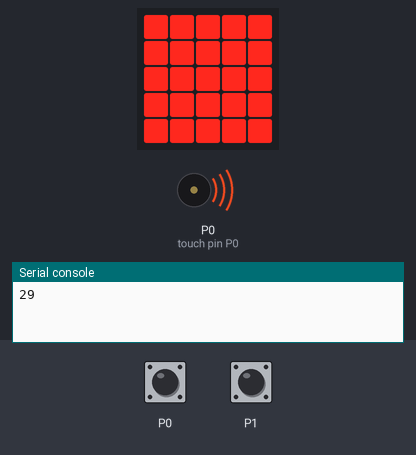
Simulated run of this program. Board: BBC micro:bit (MakeCode). Parts: the board's 5×5 LED display, buzzer (waves = sounding), the last lines printed to the serial console. Inputs (shaded band) come from the test bench. The 48×5 strip is a reading aid, not a part: it shows the text the display is scrolling, unrolled, one strip-width of it at a time.

Above: at 3.6 s.
At 6.3 s:
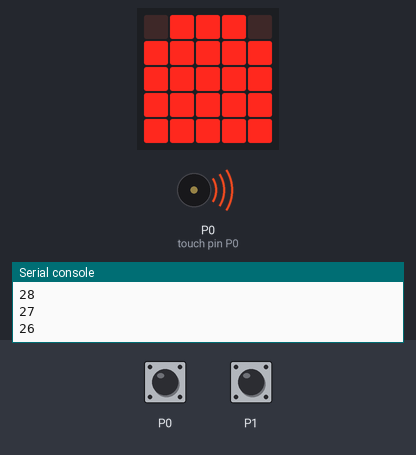
6.4 s: touch pin P0 pressed for 0.15 s
At 6.66 s:
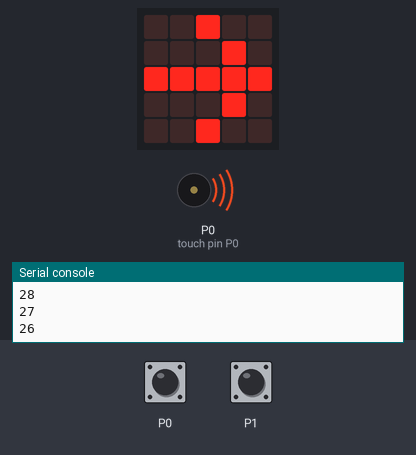
9.5 s: touch pin P1 pressed for 0.15 s
At 9.74 s:
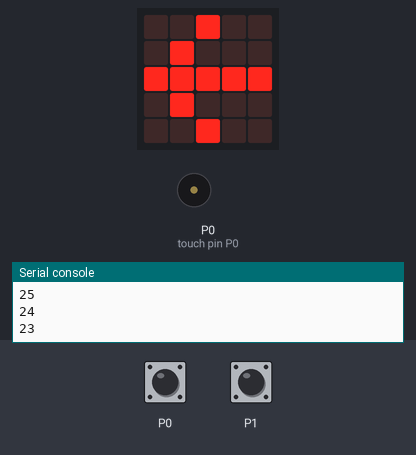
12.6 s: touch pin P0 pressed for 0.15 s
At 32.8 s:
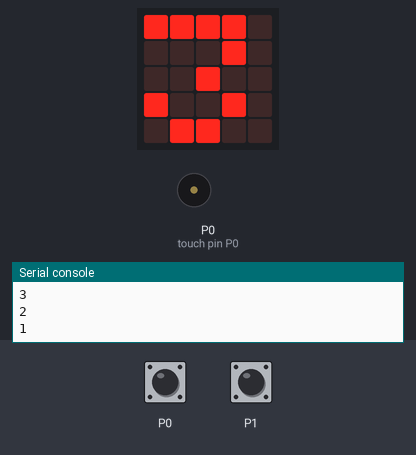
Timing chart, 0 to 33.7 s (numbered marks = the images above; inputs shaded):
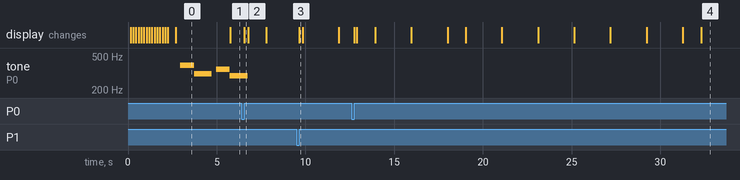

The program:

main.ts
```typescript
input.onPinPressed(TouchPin.P0, function () {
    if (Pin0_status == 0) {
        Score += 1
        Pin0_status = 1
        Pin1_status = 0
        basic.showArrow(ArrowNames.East)
    }
})
input.onPinPressed(TouchPin.P1, function () {
    if (Pin1_status == 0) {
        Score += 1
        Pin1_status = 1
        Pin0_status = 0
        basic.showArrow(ArrowNames.West)
    }
})
let Pin1_status = 0
let Pin0_status = 0
let Score = 0
Pin0_status = 0
Pin1_status = 0
basic.showString("GO")
let Contador_tempo = 30
music._playDefaultBackground(music.builtInPlayableMelody(Melodies.Dadadadum), music.PlaybackMode.InBackground)
loops.everyInterval(1000, function () {
    Contador_tempo += -1
})
basic.forever(function () {
    if (Contador_tempo <= 0) {
        basic.showNumber(Score)
        music.stopAllSounds()
        basic.pause(2000)
    } else {
        led.plotBarGraph(
        Contador_tempo,
        30
        )
    }
    basic.pause(1000)
})
```

test.ts
```typescript
// testes vão aqui; isto não será compilado quando este pacote for usado como uma extensão.
```

Measured:
- after the input at 6.4 s, the display: changes after 0.15 s (image 2)
- after the input at 9.5 s, the display: changes after 0.15 s (image 3)
- after the input at 12.6 s, the display: first changes after 0.15 s (image 4 shows a later state)
- by itself, tone on P0 (touch pin P0): plays 392 Hz for 0.77 s, 311 Hz for 1.0 s, 349 Hz for 0.77 s, 294 Hz for 0.65 s
- what the display in image 0 shows lasts 3.1 s, from 2.7 s to 5.8 s
